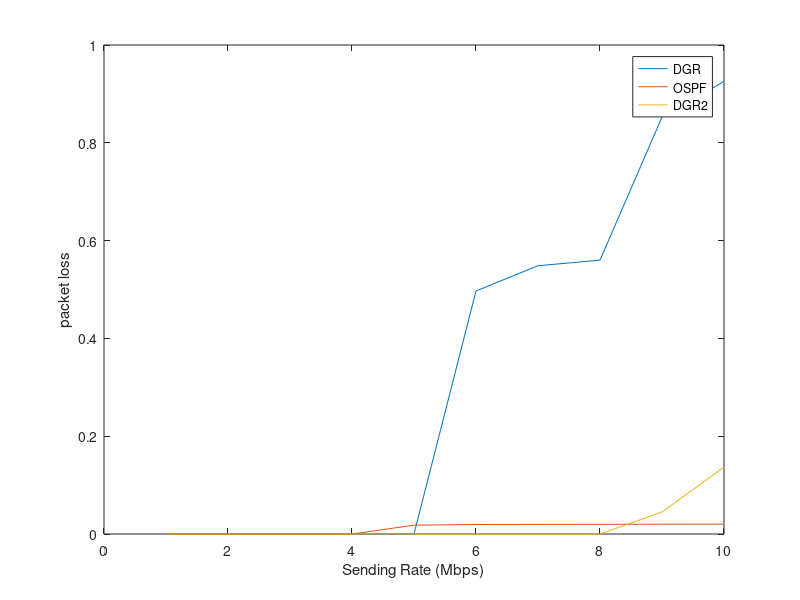

The MATLAB script that drew this image:
clc;
clear all;
x = load('data/dgr_packet_loss.txt');
y = load('data/ospf_packet_loss.txt');
z = load('data/dgr2_packet_loss.txt')
rate = 1:1:10;
plot (x);
hold on;
plot (y);
hold on;
plot (z);
legend('DGR','OSPF', 'DGR2');
xlabel ('Sending Rate (Mbps)')
ylabel ('packet loss');